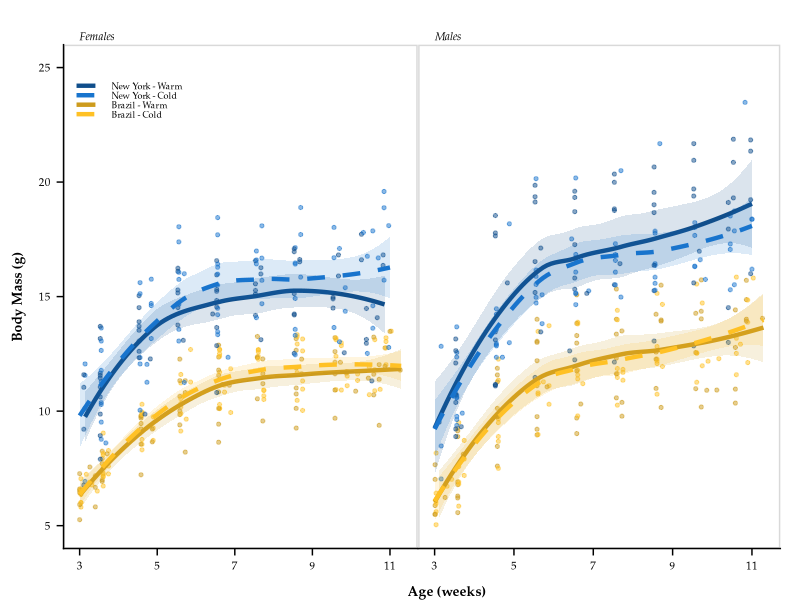

Recreate this plot in R. (Note: this script raises an error after producing the figure.)
#!/usr/bin/env Rscript --vanilla

##############################################################

# Author: Mallory A. Ballinger

# This script plots weekly body mass and tail lengths of New York mice and 
# Brazil mice across environments (i.e., common garden experiment #2).
# This script generates Figures 3 and 5 in Ballinger_AmNat_2021.


##############################################################
# Required packages
##############################################################

rm(list = ls()) # clear R's environment
library(tidyverse)
library(here)
library(ggridges)
library(cowplot)
library(car)
library(ggtext)
library(glue)
library(scales)

set.seed(19910118) # so that jitter plots stay in same jittered positions
##############################################################
# Import data
##############################################################

WeeklyPhenotypeData <- read_csv(here("data/processed/WeeklyPhenotypeData.csv")) %>%
  select(-DOB, -DateMeasured) %>% select(-1) %>%
  mutate(Line = fct_relevel(Line, "SARA", "SARB", "MANA", "MANB")) %>% # put evolved lines first
  mutate(Environment = fct_relevel(Environment, "Warm", "Cold" )) %>% # put Warm before Cold
  mutate(PopEnv = paste(Population, Environment, sep = "_")) %>%
  mutate(PopEnv = fct_recode(PopEnv, "Brazil - Warm" = "Brazil_Warm", "Brazil - Cold" = "Brazil_Cold",
                             "New York - Warm" = "New York_Warm", "New York - Cold" = "New York_Cold")) %>%
  mutate(PopEnv = fct_relevel(PopEnv, "New York - Warm", "New York - Cold", "Brazil - Warm", "Brazil - Cold")) %>%
  mutate(RelativeTail = Tail_Length_mm / Body_Weight_g)


# Sample size of dataset
#FullSampleSize <- WeeklyPhenotypeData %>% summarise(N=n_distinct(Mouse_ID)) %>% pull(N)
# n = 80


# Make sex-specific datasets
MaleData <- WeeklyPhenotypeData %>%
  filter(Sex == "Male")

FemaleData <- WeeklyPhenotypeData %>%
  filter(Sex == "Female")





##############################################################
# Plot weekly phenotypes - body weight
##############################################################

FemaleBW <-
  ggplot(data=FemaleData, aes(x=Age_weeks, y=Body_Weight_g, fill = PopEnv, linetype = PopEnv, color = PopEnv)) +
  geom_point(position = position_dodge(0.1), size=1.1, alpha = 0.5, show.legend = FALSE) +
  geom_smooth(aes(group = PopEnv), size=1.5, alpha = 0.15, method = "loess", se = TRUE) + #std error
  scale_color_manual(values=rep(c("dodgerblue4", "dodgerblue3", "goldenrod3", "goldenrod1"))) +
  scale_fill_manual(values=rep(c("dodgerblue4", "dodgerblue3", "goldenrod3","goldenrod1"))) +
  scale_linetype_manual(values=rep(c("solid","dashed", "solid", "dashed"))) +
  guides(color=guide_legend(override.aes=list(fill=NA)),
         linetype=guide_legend(override.aes = list(size=0.5)),
         linetype=guide_legend(override.aes = list(fill=NA))) +# removes gray shading from legend
  scale_x_continuous(breaks = seq(from=3, to=12, by=2), labels = seq(from=3, to=12, by=2), limits = c(3,11.3)) +
  scale_y_continuous(breaks = seq(from=5, to=25, by=5), labels = seq(from=5, to=25, by=5), limits = c(5,25)) +
  theme_half_open(20) +
  panel_border() + # puts border around facets
  theme(panel.grid.minor = element_blank(), axis.line = element_line(colour = "black"),
        axis.title.x = element_text(margin = margin(t = 10), size = 10, face = "bold", family = "Palatino", hjust = 1.25),
        axis.title.y = element_text(margin = margin(r = 10), size = 10, face = "bold", family = "Palatino"),
        axis.text.x = element_text(size = 8, color = "black", family = "Palatino"),
        axis.text.y = element_text(size = 8, color = "black", family = "Palatino"),
        legend.position = c(0.03, 0.89),
        legend.background = element_blank(),
        legend.box.background = element_blank(),
        legend.key.height = unit(0.2, "cm"),
        legend.key.width = unit(0.6, "cm"),
        legend.margin = margin(0.1, 3, 0.3, 0),
        legend.spacing.x = unit(0.5, "mm"),
        legend.spacing.y = unit(0.5, "mm"),
        legend.text = element_text(size=6.5, family = "Palatino"),
        legend.title = element_blank(),
        plot.tag = element_text(family = "Palatino", size = 10, face = "italic"),
        plot.tag.position = c(0.18,1.025),
        plot.title = element_text(size = 8, face = "italic", hjust = 0.05, vjust = -3, family = "Palatino"),
        plot.title.position = "panel",
        plot.margin = unit(c(0.5, -0.45, 0, 0.3), "cm")) +
  labs(x = "Age (weeks)",
       y = "Body Mass (g)",
       title = "Females")


MaleBW <-
  ggplot(data=MaleData, aes(x=Age_weeks, y=Body_Weight_g, fill = PopEnv, linetype = PopEnv, color = PopEnv)) +
  geom_point(position = position_dodge(0.1), size=1.1, alpha=0.5, show.legend = FALSE) +
  geom_smooth(aes(group = PopEnv), size=1.5, method = "loess", alpha = 0.15, se = TRUE) + #std error
  scale_color_manual(values=rep(c("dodgerblue4", "dodgerblue3", "goldenrod3", "goldenrod1"))) +
  scale_fill_manual(values=rep(c("dodgerblue4", "dodgerblue3", "goldenrod3","goldenrod1"))) +
  scale_linetype_manual(values=rep(c("solid","dashed", "solid", "dashed"))) +
  scale_x_continuous(breaks = seq(from=3, to=12, by=2), labels = seq(from=3, to=12, by=2), limits = c(3,11.3)) +
  scale_y_continuous(breaks = seq(from=5, to=25, by=5), labels = seq(from=5, to=25, by=5), limits = c(5,25)) +
  theme_half_open(20) +
  panel_border() + # puts border around facets
  theme(panel.grid.minor = element_blank(), axis.line = element_line(colour = "black"),
        axis.title.x = element_text(margin = margin(t = 10), size = 10, face = "bold", family = "Palatino"),
        axis.title.y = element_text(margin = margin(r = 10), size = 10, face = "bold", family = "Palatino"),
        axis.text.x = element_text(size = 8, color = "black", family = "Palatino"),
        axis.text.y = element_blank(),
        axis.ticks.y = element_blank(),
        axis.line.y = element_blank(),
        legend.position = "none",
        legend.background = element_blank(),
        legend.box.background = element_blank(),
        legend.key = element_blank(),
        legend.key.height = unit(0.3, "cm"),
        legend.key.width = unit(1.5, "cm"),
        legend.text = element_text(size=8, family = "Palatino"),
        legend.title = element_blank(),
        plot.tag = element_text(family = "Palatino", size = 10, face = "italic"),
        plot.tag.position = c(0.13,1.025),
        plot.title = element_text(size = 8, face = "italic", hjust = 0.05, vjust = -3, family = "Palatino"),
        plot.title.position = "panel",
        plot.margin = unit(c(0.5, 0.5, 0, -0.42), "cm")) + # top, right, bottom, left (0.5, 0.5, 0.1, -0.5)
  labs(x = "",
       y = "",
       title = "Males")


cowplot::plot_grid(FemaleBW, MaleBW, labels = c('', ''), align = 'h',
                   label_fontfamily = "Palatino", label_size = 12, label_x = 0.05, hjust = 0)

ggsave("results/figures/Weekly_BW.tiff", height = 3.5, width = 6, compression = "lzw")
ggsave("results/figures/Weekly_BW.pdf", height = 3.5, width = 6)





##############################################################
# Plot weekly phenotypes - tail length
##############################################################

FemaleTL <-
  ggplot(data=FemaleData, aes(x=Age_weeks, y=Tail_Length_mm, color = PopEnv, fill = PopEnv, linetype = PopEnv)) +
  geom_point(position = position_dodge(0.1), size=1.1, alpha=0.5, show.legend = FALSE) +
  geom_smooth(aes(group = PopEnv), size=1.5, method = "loess", alpha = 0.15, se = TRUE) + #std error
  scale_color_manual(values=rep(c("dodgerblue4", "dodgerblue3", "goldenrod3", "goldenrod1"))) +
  scale_fill_manual(values=rep(c("dodgerblue4", "dodgerblue3", "goldenrod3","goldenrod1"))) +
  scale_linetype_manual(values=rep(c("solid","dashed", "solid", "dashed"))) +
  guides(color=guide_legend(override.aes=list(fill=NA)),
         linetype=guide_legend(override.aes = list(size=0.5)),
         linetype=guide_legend(override.aes = list(fill=NA))) +# removes gray shading from legend
  scale_x_continuous(breaks = seq(from=3, to=12, by=2), labels = seq(from=3, to=12, by=2), limits = c(3,11.3)) +
  scale_y_continuous(breaks = seq(from=45, to=90, by=10), labels = seq(from=45, to=90, by=10), limits = c(45,85)) +
  theme_half_open(20) +
  panel_border() + # puts border around facets
  theme(panel.grid.minor = element_blank(), axis.line = element_line(colour = "black"),
        axis.title.x = element_text(margin = margin(t = 10), size = 10, face = "bold", family = "Palatino"),
        axis.title.y = element_text(margin = margin(r = 10), size = 10, face = "bold", family = "Palatino", hjust = -4),
        axis.text.x = element_text(size = 8, color = "black", family = "Palatino"),
        axis.text.y = element_text(size = 8, color = "black", family = "Palatino"),
        legend.position = c(0.6, 0.15),
        legend.background = element_blank(),
        legend.box.background = element_blank(),
        legend.key = element_blank(),
        legend.key.height = unit(0.2, "cm"),
        legend.key.width = unit(0.6, "cm"),
        legend.margin = margin(0.1, 3, 0.3, 0),
        legend.spacing.x = unit(0.5, "mm"),
        legend.spacing.y = unit(0.5, "mm"),
        legend.text = element_text(size=6.5, family = "Palatino"),
        legend.title = element_blank(),
        plot.tag = element_text(family = "Palatino", size = 8, face = "italic"),
        plot.tag.position = c(0.18,1.025),
        plot.title = element_text(size = 8, face = "italic", hjust = 0.05, vjust = -3, family = "Palatino"),
        plot.title.position = "panel",
        plot.margin = unit(c(0, 0.5, -0.3, 0.5), "cm")) +
  labs(x = "",
       y = "Absolute Tail Length (mm)",
       title = "Females")
       #tag = "Females")

MaleTL <-
  ggplot(data=MaleData, aes(x=Age_weeks, y=Tail_Length_mm, fill = PopEnv, linetype = PopEnv, color = PopEnv)) +
  geom_point(position = position_dodge(0.1), size=1.1, alpha=0.5, show.legend = FALSE) +
  geom_smooth(aes(group = PopEnv), size=1.5, method = "loess", alpha = 0.15, se = TRUE) + #std error
  scale_color_manual(values=rep(c("dodgerblue4", "dodgerblue3", "goldenrod3", "goldenrod1"))) +
  scale_fill_manual(values=rep(c("dodgerblue4", "dodgerblue3", "goldenrod3","goldenrod1"))) +
  scale_linetype_manual(values=rep(c("solid","dashed", "solid", "dashed"))) +
  scale_x_continuous(breaks = seq(from=3, to=12, by=2), labels = seq(from=3, to=12, by=2), limits = c(3,11.3)) +
  scale_y_continuous(breaks = seq(from=45, to=90, by=10), labels = seq(from=45, to=90, by=10), limits = c(45,85)) +
  theme_half_open(20) +
  panel_border() + # puts border around facets
  theme(panel.grid.minor = element_blank(), axis.line = element_line(colour = "black"),
        axis.title.x = element_text(margin = margin(t = 10), size = 10, face = "bold", family = "Palatino"),
        axis.title.y = element_text(margin = margin(r = 10), size = 10, face = "bold", family = "Palatino"),
        axis.text.x = element_text(size = 8, color = "black", family = "Palatino"),
        axis.text.y = element_text(size = 8, color = "black", family = "Palatino"),
        legend.position = "none",
        legend.background = element_blank(),
        legend.box.background = element_blank(),
        legend.key = element_blank(),
        legend.key.height = unit(0.3, "cm"),
        legend.key.width = unit(1.5, "cm"),
        legend.text = element_text(size=7, family = "Palatino"),
        legend.title = element_blank(),
        plot.tag = element_text(family = "Palatino", size = 10, face = "italic"),
        plot.tag.position = c(0.13,1.025),
        plot.title = element_text(size = 8, face = "italic", hjust = 0.05, vjust = -3, family = "Palatino"),
        plot.title.position = "panel",
        plot.margin = unit(c(-0.3, 0.5, 0, 0.5), "cm")) + # top, right, bottom, left (0.5, 0.5, 0.1, -0.5)
  labs(x = "Age (weeks)",
       y = "",
       title = "Males")
       #tag ="Males")


cowplot::plot_grid(FemaleTL, MaleTL, labels = c('', ''), nrow = 2, ncol = 1, align = 'v',
                   label_fontfamily = "Palatino", label_size = 12, label_x = 0.05, hjust = 0)

ggsave("results/figures/Weekly_Tails.tiff", height = 5.75, width = 3.75, compression = "lzw")
ggsave("results/figures/Weekly_Tails.pdf", height = 5.75, width = 3.75)







##############################################################
# Plot weekly phenotypes - relative tail length
##############################################################

# FemaleRTL <-
#   ggplot(data=FemaleData, aes(x=Age_weeks, y=RelativeTail, color = PopEnv, fill = PopEnv, linetype = PopEnv)) +
#   geom_point(position = position_dodge(0.1), size=1.1, alpha=0.5, show.legend = FALSE) +
#   geom_smooth(aes(group = PopEnv), size=1.5, method = "loess", alpha = 0.15, se = TRUE) + #std error
#   scale_color_manual(values=rep(c("dodgerblue4", "dodgerblue3", "goldenrod3", "goldenrod1"))) +
#   scale_fill_manual(values=rep(c("dodgerblue4", "dodgerblue3", "goldenrod3","goldenrod1"))) +
#   scale_linetype_manual(values=rep(c("solid","dashed", "solid", "dashed"))) +
#   guides(color=guide_legend(override.aes=list(fill=NA)),
#          linetype=guide_legend(override.aes = list(size=0.5)),
#          linetype=guide_legend(override.aes = list(fill=NA))) +# removes gray shading from legend
#   scale_x_continuous(breaks = seq(from=3, to=12, by=2), labels = seq(from=3, to=12, by=2), limits = c(3,11.3)) +
#   # scale_y_continuous(breaks = seq(from=45, to=90, by=10), labels = seq(from=45, to=90, by=10), limits = c(45,85)) +
#   theme_half_open(20) +
#   panel_border() + # puts border around facets
#   theme(panel.grid.minor = element_blank(), axis.line = element_line(colour = "black"),
#         axis.title.x = element_text(margin = margin(t = 10), size = 10, face = "bold", family = "Palatino"),
#         axis.title.y = element_text(margin = margin(r = 10), size = 10, face = "bold", family = "Palatino", hjust = -4),
#         axis.text.x = element_text(size = 8, color = "black", family = "Palatino"),
#         axis.text.y = element_text(size = 8, color = "black", family = "Palatino"),
#         legend.position = c(0.6, 0.15),
#         legend.background = element_blank(),
#         legend.box.background = element_blank(),
#         legend.key = element_blank(),
#         legend.key.height = unit(0.2, "cm"),
#         legend.key.width = unit(0.6, "cm"),
#         legend.margin = margin(0.1, 3, 0.3, 0),
#         legend.spacing.x = unit(0.5, "mm"),
#         legend.spacing.y = unit(0.5, "mm"),
#         legend.text = element_text(size=6.5, family = "Palatino"),
#         legend.title = element_blank(),
#         plot.tag = element_text(family = "Palatino", size = 8, face = "italic"),
#         plot.tag.position = c(0.18,1.025),
#         plot.title = element_text(size = 8, face = "italic", hjust = 0.05, vjust = -3, family = "Palatino"),
#         plot.title.position = "panel",
#         plot.margin = unit(c(0, 0.5, -0.3, 0.5), "cm")) +
#   labs(x = "",
#        y = "Relative Tail Length",
#        title = "Females")
# #tag = "Females")
# 
# MaleRTL <-
#   ggplot(data=MaleData, aes(x=Age_weeks, y=RelativeTail, fill = PopEnv, linetype = PopEnv, color = PopEnv)) +
#   geom_point(position = position_dodge(0.1), size=1.1, alpha=0.5, show.legend = FALSE) +
#   geom_smooth(aes(group = PopEnv), size=1.5, method = "loess", alpha = 0.15, se = TRUE) + #std error
#   scale_color_manual(values=rep(c("dodgerblue4", "dodgerblue3", "goldenrod3", "goldenrod1"))) +
#   scale_fill_manual(values=rep(c("dodgerblue4", "dodgerblue3", "goldenrod3","goldenrod1"))) +
#   scale_linetype_manual(values=rep(c("solid","dashed", "solid", "dashed"))) +
#   scale_x_continuous(breaks = seq(from=3, to=12, by=2), labels = seq(from=3, to=12, by=2), limits = c(3,11.3)) +
#   # scale_y_continuous(breaks = seq(from=45, to=90, by=10), labels = seq(from=45, to=90, by=10), limits = c(45,85)) +
#   theme_half_open(20) +
#   panel_border() + # puts border around facets
#   theme(panel.grid.minor = element_blank(), axis.line = element_line(colour = "black"),
#         axis.title.x = element_text(margin = margin(t = 10), size = 10, face = "bold", family = "Palatino"),
#         axis.title.y = element_text(margin = margin(r = 10), size = 10, face = "bold", family = "Palatino"),
#         axis.text.x = element_text(size = 8, color = "black", family = "Palatino"),
#         axis.text.y = element_text(size = 8, color = "black", family = "Palatino"),
#         legend.position = "none",
#         legend.background = element_blank(),
#         legend.box.background = element_blank(),
#         legend.key = element_blank(),
#         legend.key.height = unit(0.3, "cm"),
#         legend.key.width = unit(1.5, "cm"),
#         legend.text = element_text(size=7, family = "Palatino"),
#         legend.title = element_blank(),
#         plot.tag = element_text(family = "Palatino", size = 10, face = "italic"),
#         plot.tag.position = c(0.13,1.025),
#         plot.title = element_text(size = 8, face = "italic", hjust = 0.05, vjust = -3, family = "Palatino"),
#         plot.title.position = "panel",
#         plot.margin = unit(c(-0.3, 0.5, 0, 0.5), "cm")) + # top, right, bottom, left (0.5, 0.5, 0.1, -0.5)
#   labs(x = "Age (weeks)",
#        y = "",
#        title = "Males")
# #tag ="Males")
